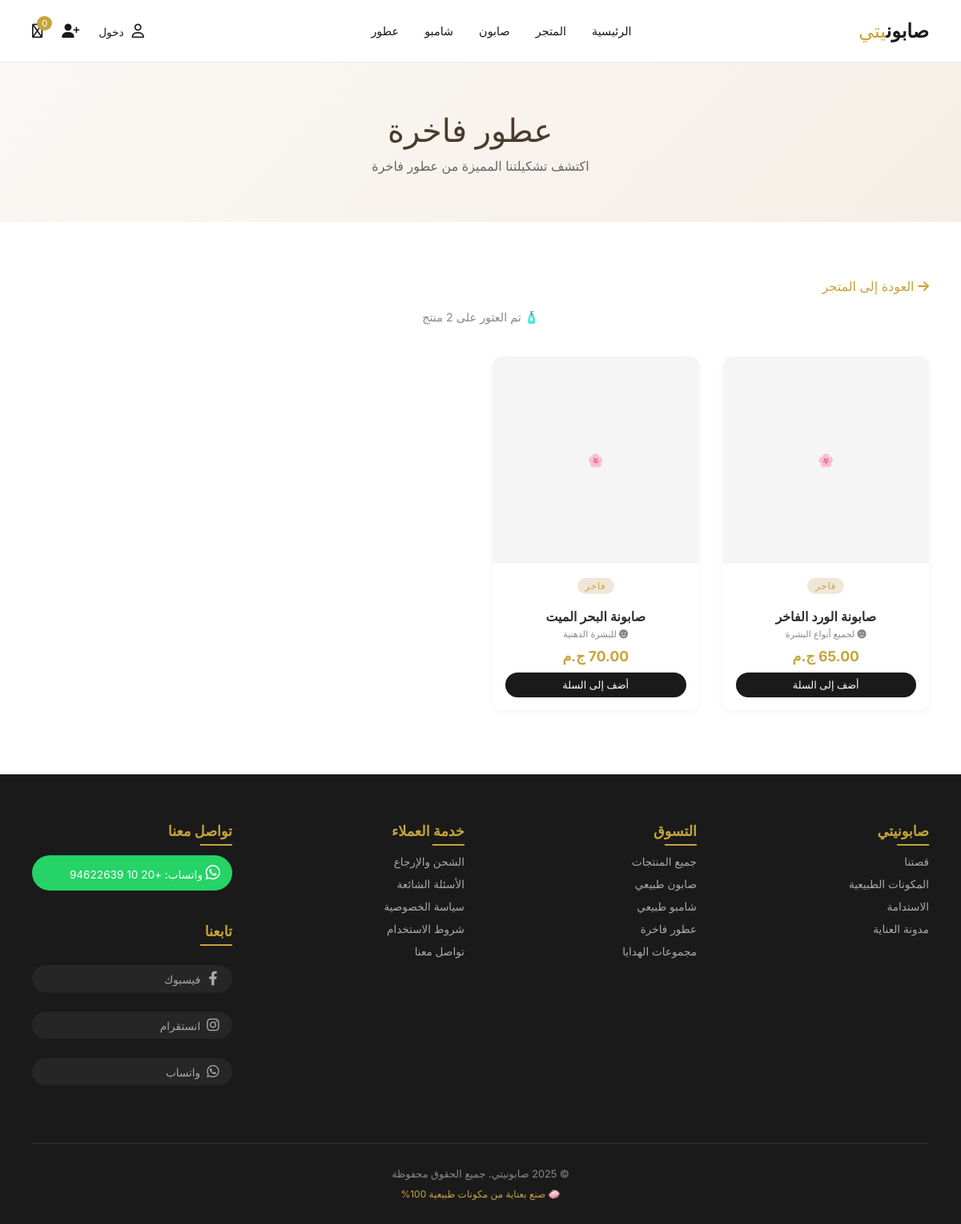
/category.php?type=perfume, run on the app's committed database.
### tables this page shows
CREATE TABLE IF NOT EXISTS products (
    id INT AUTO_INCREMENT PRIMARY KEY,
    name VARCHAR(255) NOT NULL,
    description TEXT,
    price DECIMAL(10,2) NOT NULL,
    category VARCHAR(100),
    skin_type VARCHAR(100),
    ingredients TEXT,
    image VARCHAR(255),
    stock INT DEFAULT 10,
    featured BOOLEAN DEFAULT FALSE,
    created_at TIMESTAMP DEFAULT CURRENT_TIMESTAMP
);

### config/database.php (called while the page is built, shortened)
<?php
function getCartCount() {
    return 0;
}
?>

### category.php (the view, shortened to what this page needs)
<?php
require_once 'config/database.php';
$type = $_GET['type'] ?? 'soap';
$title = '';
$icon = '';
$query = '';
switch($type) {
    case 'perfume':
        $title = 'عطور فاخرة';
        $icon = 'fa-perfume';
        $query = "SELECT * FROM products WHERE category = 'فاخر' OR category = 'عطور' ORDER BY created_at DESC";
        break;
}
$stmt = $pdo->query($query);
$products = $stmt->fetchAll();
?>
<!DOCTYPE html>
<html lang="ar" dir="rtl">
<head>
    <link rel="stylesheet" href="https://cdnjs.cloudflare.com/ajax/libs/font-awesome/6.4.0/css/all.min.css">
</head>
<body>
<header class="header">
    <div class="container">
        <div class="header-inner">
            <div class="logo">
                <h1><a href="index.php">صابون<span>يتي</span></a></h1>
            </div>
            <div class="nav">
                <a href="index.php">الرئيسية</a>
                <a href="shop.php">المتجر</a>
                <a href="#soap">صابون</a>
                <a href="#shampoo">شامبو</a>
                <a href="#perfume">عطور</a>
            </div>
            <div class="header-icons">
                <?php if(isset($_SESSION['user_id'])): ?>
                    <a href="profile.php">
                        <i class="far fa-user"></i>
                        <span class="user-name"><?php echo $_SESSION['user_name']; ?></span>
                    </a>
                    <a href="logout.php">
                        <i class="fas fa-sign-out-alt"></i>
                    </a>
                <?php else: ?>
                    <a href="login.php">
                        <i class="far fa-user"></i>
                        <span class="user-name">دخول</span>
                    </a>
                    <a href="register.php">
                        <i class="fas fa-user-plus"></i>
                    </a>
                <?php endif; ?>
                <a href="cart.php" style="position: relative;">
                    <i class="far fa-shopping-bag"></i>
                    <span class="cart-count"><?php echo getCartCount(); ?></span>
                </a>
            </div>
        </div>
    </div>
</header>
<section class="page-header">
    <div class="container">
        <h1><i class="fas <?php echo $icon; ?>"></i> <?php echo $title; ?></h1>
        <p>اكتشف تشكيلتنا المميزة من <?php echo $title; ?></p>
    </div>
</section>
<div class="container">
    <a href="shop.php" class="back-link"><i class="fas fa-arrow-right"></i> العودة إلى المتجر</a>
    <div class="results-count">
        🧴 تم العثور على <?php echo count($products); ?> منتج
    </div>
    <?php if(count($products) > 0): ?>
    <div class="products-grid">
        <?php foreach($products as $product): ?>
        <div class="product-card" onclick="location.href='product.php?id=<?php echo $product['id']; ?>'">
            <div class="product-image">
                <?php if($product['image'] && file_exists('uploads/' . $product['image'])): ?>
                    <img src="uploads/<?php echo $product['image']; ?>" alt="<?php echo $product['name']; ?>">
                <?php else: ?>
                    <div style="padding: 40px;">
                        <?php if($type == 'soap'): ?>🧼<?php elseif($type == 'shampoo'): ?>🧴<?php else: ?>🌸<?php endif; ?>
                    </div>
                <?php endif; ?>
            </div>
            <div class="product-info">
                <span class="product-category"><?php echo $product['category']; ?></span>
                <h3 class="product-title"><?php echo $product['name']; ?></h3>
                <div class="product-skin">
                    <i class="fas fa-face-smile"></i> <?php echo $product['skin_type']; ?>
                </div>
                <div class="product-price"><?php echo number_format($product['price'], 2); ?> ج.م</div>
                <form method="POST" action="cart.php" onclick="event.stopPropagation()">
                    <button type="submit" class="btn-add">أضف إلى السلة</button>
                </form>
            </div>
        </div>
        <?php endforeach; ?>
    </div>
    <?php endif; ?>
</div>
<?php include 'footer.php'; ?>
</body>
</html>

### category.php (style rules this page uses)
* { margin: 0; padding: 0; box-sizing: border-box; }
body { font-family: 'Inter', sans-serif; background: #ffffff; color: #1a1a1a; }
.container { max-width: 1280px; margin: 0 auto; padding: 0 40px; }
.header { padding: 24px 0; border-bottom: 1px solid #eaeaea; background: white; position: sticky; top: 0; z-index: 1000; }
.header-inner { display: flex; justify-content: space-between; align-items: center; }
.logo h1 { font-size: 1.5rem; font-weight: 600; }
.logo h1 a { text-decoration: none; color: #1a1a1a; }
.logo span { font-weight: 300; color: #c6a43b; }
.nav { display: flex; gap: 32px; }
.nav a { text-decoration: none; color: #1a1a1a; font-size: 0.9rem; font-weight: 500; transition: color 0.2s; }
.header-icons { display: flex; gap: 24px; align-items: center; }
.header-icons a { color: #1a1a1a; text-decoration: none; font-size: 1.1rem; position: relative; }
.user-name { font-size: 0.85rem; font-weight: 500; margin-right: 5px; }
.cart-count { position: absolute; top: -8px; right: -12px; background: #c6a43b; color: white; font-size: 0.7rem; padding: 2px 6px; border-radius: 50%; }
.page-header { background: linear-gradient(135deg, #faf8f5 0%, #f5eee6 100%); padding: 60px 0; text-align: center; margin-bottom: 50px; }
.page-header h1 { font-size: 2.5rem; font-weight: 500; color: #4a3b2c; }
.page-header p { color: #666; margin-top: 10px; }
.results-count { text-align: center; margin-bottom: 30px; color: #888; font-size: 0.9rem; }
.products-grid { display: grid; grid-template-columns: repeat(4, 1fr); gap: 30px; margin: 40px 0; }
.product-card { text-align: center; cursor: pointer; transition: transform 0.3s; background: white; border-radius: 12px; overflow: hidden; box-shadow: 0 2px 10px rgba(0,0,0,0.05); }
.product-image { width: 100%; aspect-ratio: 1 / 1; background: #f5f5f5; display: flex; align-items: center; justify-content: center; overflow: hidden; }
.product-info { padding: 16px; }
.product-category { font-size: 0.7rem; color: #c6a43b; text-transform: uppercase; letter-spacing: 1px; margin-bottom: 8px; display: inline-block; background: #f0e6d8; padding: 3px 10px; border-radius: 20px; }
.product-title { font-size: 1rem; font-weight: 600; margin: 10px 0 5px; color: #2c2c2c; }
.product-skin { font-size: 0.7rem; color: #888; margin-bottom: 8px; }
.product-price { font-size: 1.1rem; font-weight: 700; color: #c6a43b; margin: 10px 0; }
.btn-add { background: #1a1a1a; color: white; border: none; padding: 8px 20px; width: 100%; font-size: 0.8rem; cursor: pointer; transition: all 0.2s; border-radius: 30px; }
.back-link { display: inline-block; margin: 20px 0; color: #c6a43b; text-decoration: none; }

### footer.php (style rules this page uses)
.container { max-width: 1280px; margin: 0 auto; padding: 0 40px; }

### data on the page
products: category "فاخر", name "صابونة الورد الفاخر", skin_type "لجميع أنواع البشرة", price "65.00"
products: category "فاخر", name "صابونة البحر الميت", skin_type "للبشرة الدهنية", price "70.00"

### other printed values
getCartCount() "0"
$title "عطور فاخرة"
